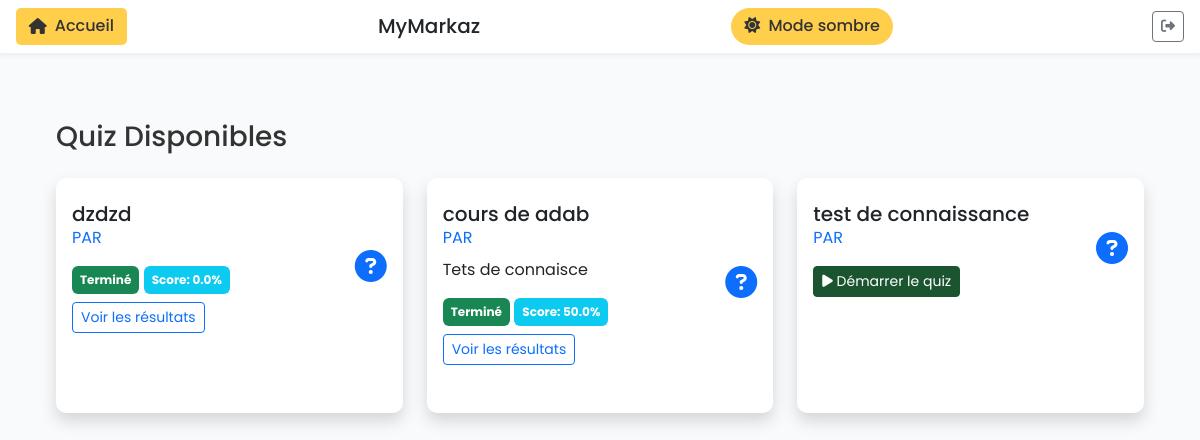
The page /cours-quiz/quiz/eleve/ (signed in) on the database its author committed.
### ecole_app/models.py (models this page shows, shortened)
class SiteConfig(models.Model):
    key = models.CharField(max_length=50, unique=True)
    value = models.CharField(max_length=255, default='default')
    @classmethod
    def get_site_name(cls):
        site_config = cls.objects.filter(key='site_name').first()
        return site_config.value if site_config else 'École Markaz'
    class Meta:
        verbose_name = "Configuration du site"
        verbose_name_plural = "Configurations du site"

### ecole_app/models_pedagogie.py (models this page shows, shortened)
class Quiz(models.Model):
    module = models.ForeignKey(Module, on_delete=models.CASCADE, related_name='quiz')
    titre = models.CharField(max_length=200)
    description = models.TextField(blank=True)
    date_creation = models.DateTimeField(auto_now_add=True)
    date_modification = models.DateTimeField(auto_now=True)
    publie = models.BooleanField(default=False, help_text="Quiz visible par les élèves")
    temps_limite = models.PositiveIntegerField(null=True, blank=True, help_text="Temps limite en minutes (optionnel)")
    ordre = models.PositiveIntegerField(default=0, help_text="Ordre d'affichage")
    class Meta:
        verbose_name = "Quiz"
        verbose_name_plural = "Quiz"
        ordering = ['ordre', 'date_creation']

class TentativeQuiz(models.Model):
    quiz = models.ForeignKey(Quiz, on_delete=models.CASCADE, related_name='tentatives')
    eleve = models.ForeignKey('ecole_app.Eleve', on_delete=models.CASCADE, related_name='tentatives_quiz')
    date_debut = models.DateTimeField(auto_now_add=True)
    date_fin = models.DateTimeField(null=True, blank=True)
    score = models.DecimalField(max_digits=5, decimal_places=2, null=True, blank=True)
    terminee = models.BooleanField(default=False)
    class Meta:
        verbose_name = "Tentative de quiz"
        verbose_name_plural = "Tentatives de quiz"
        ordering = ['-date_debut']

### ecole_app/views_cours_quiz.py (the view)
@login_required
def liste_quiz_eleve(request):
    eleve = request.user.eleve
    quiz_disponibles = Quiz.objects.filter(
        module__classes__in=eleve.classes.all(),
        publie=True
    ).distinct()
    tentatives = TentativeQuiz.objects.filter(eleve=eleve)
    tentatives_par_quiz = {}
    for tentative in tentatives:
        tentatives_par_quiz[tentative.quiz.id] = tentative
    context = {
        'quiz_disponibles': quiz_disponibles,
        'tentatives_par_quiz': tentatives_par_quiz,
    }
    return render(request, 'ecole_app/cours_quiz/liste_quiz_eleve.html', context)

### ecole_app/context_processors.py (called while the page is built)
def site_name(request):
    return {
        'site_name': SiteConfig.get_site_name()
    }

### ecole_app/templatetags/quiz_extras.py (called while the page is built)
@register.filter
def get_item(dictionary, key):
    return dictionary.get(key)

### ecole_app/templates/ecole_app/cours_quiz/liste_quiz_eleve.html (shortened to what this page needs)
{% extends 'ecole_app/base.html' %}
{% load quiz_extras %}
{% block content %}
<div class="container-fluid">
    <div class="d-sm-flex align-items-center justify-content-between mb-4">
        <h1 class="h3 mb-0 text-gray-800">Quiz Disponibles</h1>
    </div>
    <div class="row">
        {% if quiz_disponibles %}
            {% for quiz in quiz_disponibles %}
                <div class="col-xl-4 col-md-6 mb-4">
                    <div class="card border-left-primary shadow h-100 py-2">
                        <div class="card-body">
                            <div class="row no-gutters align-items-center">
                                <div class="col mr-2">
                                    <div class="h5 mb-0 font-weight-bold text-dark">{{ quiz.titre }}</div>
                                    <div class="text-xs font-weight-bold text-primary text-uppercase mb-1">
                                        Par {{ quiz.professeur.nom }}
                                    </div>
                                    <p class="mt-2 mb-2">{{ quiz.description|truncatechars:100 }}</p>
                                    {% if quiz.id in tentatives_par_quiz %}
                                        {% with tentative=tentatives_par_quiz|get_item:quiz.id %}
                                            {% if tentative.terminee %}
                                                <div class="mt-3">
                                                    <span class="badge bg-success text-white p-2">Terminé</span>
                                                    <span class="badge bg-info text-white p-2">Score: {{ tentative.score|floatformat:1 }}%</span>
                                                    <div class="mt-2">
                                                        <a href="{% url 'resultats_quiz' tentative.id %}" class="btn btn-sm btn-outline-primary">
                                                            Voir les résultats
                                                        </a>
                                                    </div>
                                                </div>
                                            {% endif %}
                                        {% endwith %}
                                    {% else %}
                                        <div class="mt-3">
                                            <a href="{% url 'demarrer_quiz' quiz.id %}" class="btn btn-sm btn-primary">
                                                <i class="fas fa-play"></i> Démarrer le quiz
                                            </a>
                                        </div>
                                    {% endif %}
                                </div>
                                <div class="col-auto">
                                    <i class="fas fa-question-circle fa-2x text-primary"></i>
                                </div>
                            </div>
                        </div>
                    </div>
                </div>
            {% endfor %}
        {% endif %}
    </div>
</div>
{% endblock %}

### ecole_app/templates/ecole_app/base.html (shortened to what this page needs)
<!DOCTYPE html>
<html lang="fr">
<head>
    <link href="https://cdn.jsdelivr.net/npm/bootstrap@5.3.0/dist/css/bootstrap.min.css" rel="stylesheet">
    <link rel="stylesheet" href="https://cdnjs.cloudflare.com/ajax/libs/font-awesome/6.4.0/css/all.min.css">
    {% load static %}
    <link href="{% static 'ecole_app/css/composante.css' %}" rel="stylesheet">
    <link href="{% static 'ecole_app/css/custom-styles.css' %}" rel="stylesheet">
</head>
<body>
    <div class="top-nav fixed-top">
        {% if request.user.professeur %}
        <a href="{% url 'dashboard_professeur' %}" class="back-button">
            <i class="fas fa-home"></i> Accueil
        </a>
        {% elif request.user.eleve %}
        <a href="{% url 'dashboard_eleve' %}" class="back-button">
            <i class="fas fa-home"></i> Accueil
        </a>
        {% else %}
        <a href="{% url 'dashboard' %}" class="back-button">
            <i class="fas fa-home"></i> Accueil
        </a>
        {% endif %}
        <h5 class="mb-0 d-flex align-items-center" style="gap: 0.5rem;">
            {{ site_name }}
        </h5>
        <button class="mode-toggle" id="toggleDarkMode">
            <i class="fas fa-sun me-1"></i> Mode sombre
        </button>
        {% if request.user.is_authenticated %}
        <a href="{% url 'logout' %}" class="btn btn-sm btn-outline-secondary ms-2" title="Déconnexion">
            <i class="fas fa-sign-out-alt"></i>
        </a>
        {% endif %}
    </div>
    <div class="container-fluid">
        <div class="row">
            <main class="col-12 px-md-4 main-content">
                <div class="dashboard-header">
                </div>
                <div class="content">
                    {% block content %}{% endblock %}
                </div>
            </main>
        </div>
    </div>
    <link rel="stylesheet" type="text/css" href="https://cdn.datatables.net/1.10.24/css/dataTables.bootstrap5.min.css">
</body>
</html>

### ecole_app/static/ecole_app/css/custom-styles.css (style rules this page uses)
.text-gray-800 { color: #333333 !important; }

### ecole_app/templates/ecole_app/base.html (style rules this page uses)
:root { --primary-green: #1b5530; --light-green: #22693c; --yellow-accent: #ffce4b; --text-light: #ffffff; --bg-light: #f8fafb; }
body { font-family: 'Poppins', sans-serif; background-color: var(--bg-light); }
.content { padding: 20px; }
.dashboard-header { margin-bottom: 2rem; display: flex; justify-content: space-between; align-items: center; }
.card { border: none; border-radius: 10px; box-shadow: 0 2px 8px rgba(0,0,0,0.08); margin-bottom: 1.5rem; }
.btn-primary { background-color: var(--primary-green); border-color: var(--primary-green); }
.top-nav { background-color: white; padding: 0.5rem 1rem; display: flex; justify-content: space-between; align-items: center; border-bottom: 1px solid rgba(0,0,0,0.05); box-shadow: 0 2px 5px rgba(0,0,0,0.05); }
.main-content { margin-top: 60px; }
.mode-toggle { background-color: var(--yellow-accent); color: #333; border: none; padding: 0.4rem 0.8rem; border-radius: 20px; font-weight: 500; }
.back-button { background-color: var(--yellow-accent); color: #333; border: none; padding: 0.4rem 0.8rem; border-radius: 5px; font-weight: 500; text-decoration: none; display: inline-flex; align-items: center; gap: 0.5rem; }

### rows shown on the page
SiteConfig: value "MyMarkaz"
Quiz: titre "dzdzd"
TentativeQuiz: score "0.0"
Quiz: titre "cours de adab", description "Tets de connaisce"
TentativeQuiz: score "50.0"
Quiz: titre "test de connaissance", shows "Démarrer le quiz"
